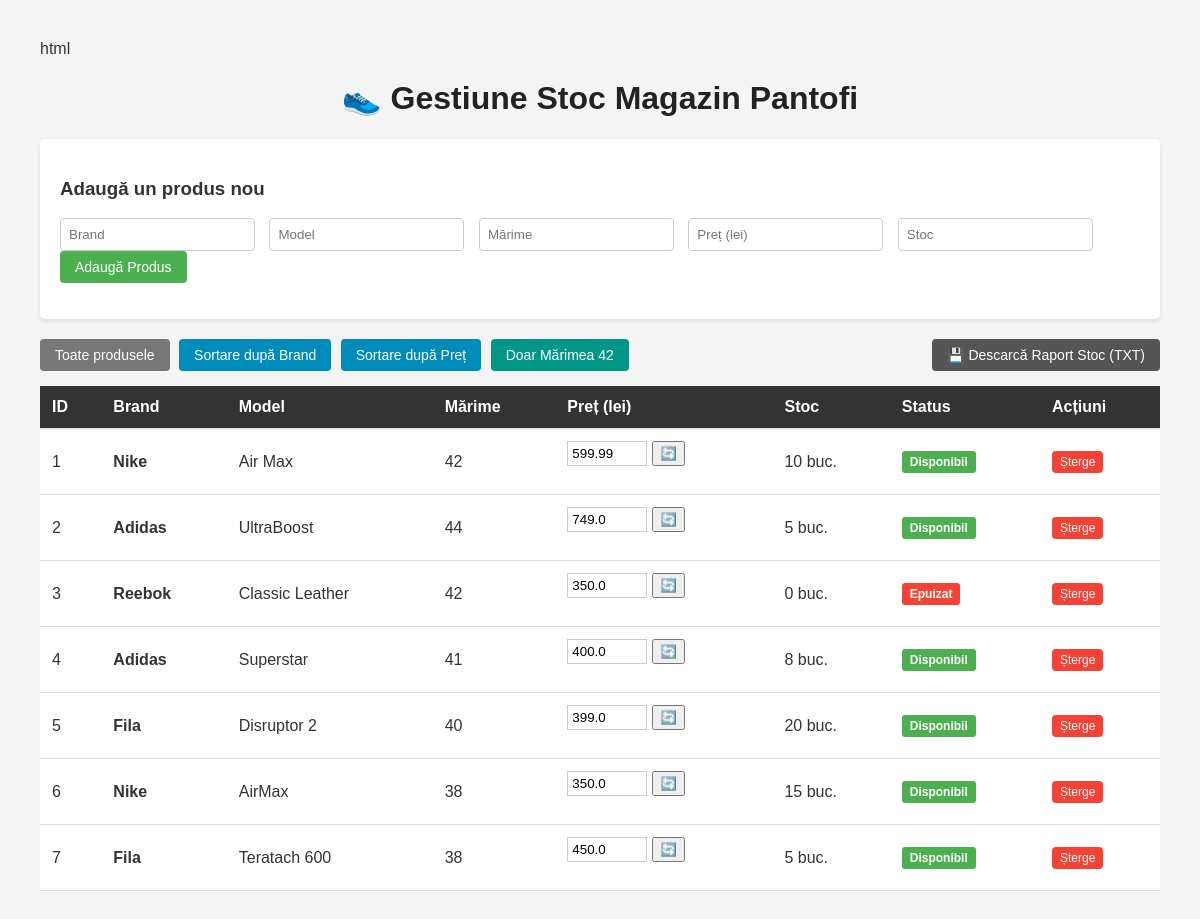
Before: / with the older database file.
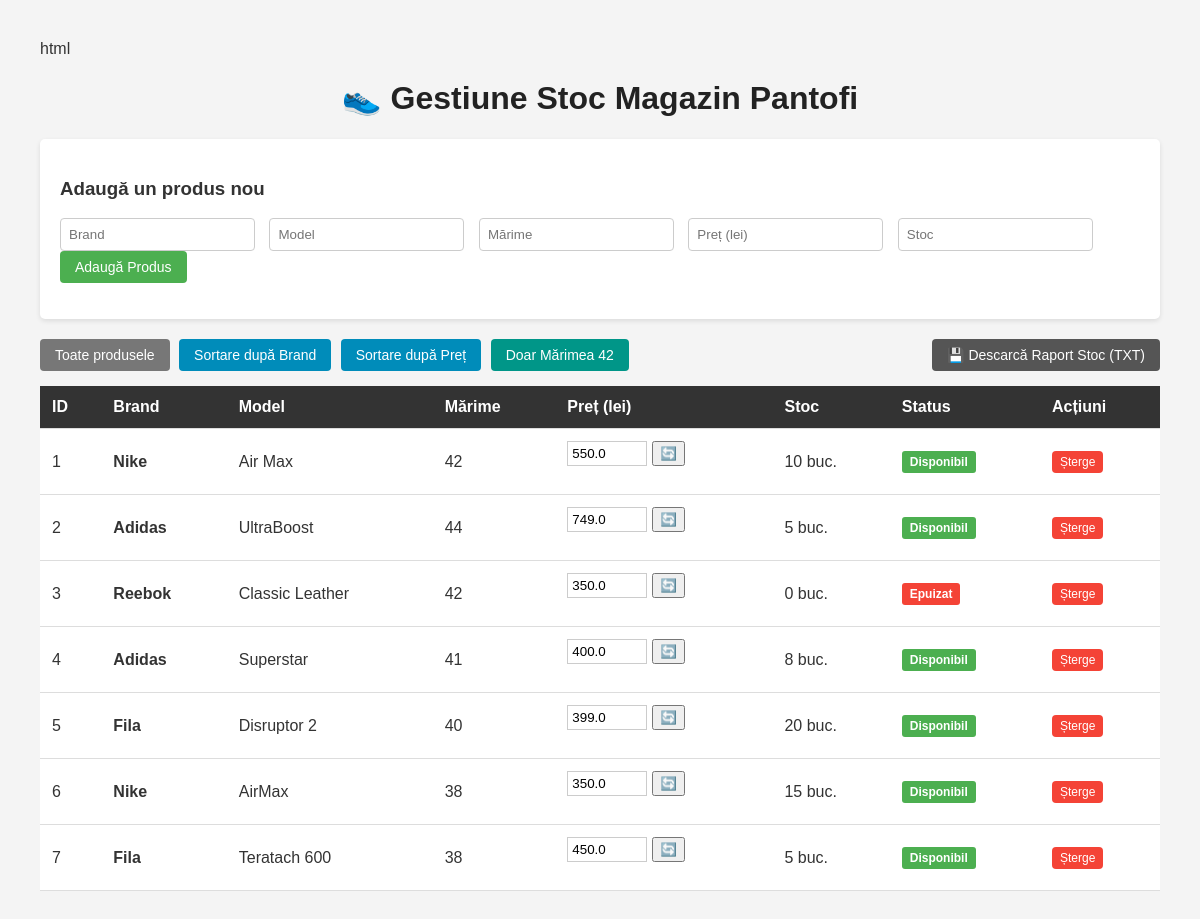
After: the same page with the newer database file.
### database.py (models this page shows)
class Pantof(Base):
    __tablename__ = "pantofi"
    id: int = Column(Integer, primary_key=True, index=True)
    model: str = Column(String, nullable=False)
    brand: str = Column(String, nullable=False)
    marime: int = Column(Integer, nullable=False)
    pret: float = Column(Float, nullable=False)
    stoc: int = Column(Integer, default=0)
    este_disponibil: bool = Column(Boolean, default=True)

### app.py (the view)
@app.route("/")
def index():
    sort_param = request.args.get('sort')
    filtru_param = request.args.get('filtru')
    produse = crud.obtine_produse(sort_param, filtru_param)
    return render_template("index.html", produse=produse)

### crud.py (called while the page is built)
def obtine_produse(sort_param: Optional[str] = None, filtru_param: Optional[str] = None) -> List[Pantof]:
    session = SessionLocal()
    query = session.query(Pantof)
    if filtru_param:
        query = query.filter(Pantof.marime == int(filtru_param))
    if sort_param == 'brand':
        query = query.order_by(Pantof.brand)
    elif sort_param == 'pret_desc':
        query = query.order_by(Pantof.pret.desc())
    produse = query.all()
    session.close()
    return produse

### templates/index.html (shortened to what this page needs)
<!DOCTYPE html>
<html lang="ro">
<head>
</head>
<body>
    <h1>👟 Gestiune Stoc Magazin Pantofi</h1>
    <div class="box">
        <h3>Adaugă un produs nou</h3>
        <form action="/adauga" method="POST" class="form-inline">
            <input type="text" name="brand" placeholder="Brand" required>
            <input type="text" name="model" placeholder="Model" required>
            <input type="number" name="marime" placeholder="Mărime" required>
            <input type="number" step="0.01" name="pret" placeholder="Preț (lei)" required>
            <input type="number" name="stoc" placeholder="Stoc" required>
            <button type="submit" class="btn btn-success">Adaugă Produs</button>
        </form>
    </div>
    <div class="actions-nav">
        <div>
            <a href="/" class="btn btn-primary" style="background-color: #777;">Toate produsele</a>
            <a href="/?sort=brand" class="btn btn-primary">Sortare după Brand</a>
            <a href="/?sort=pret_desc" class="btn btn-primary">Sortare după Preț</a>
            <a href="/?filtru=42" class="btn btn-primary" style="background-color: #009688;">Doar Mărimea 42</a>
        </div>
        <a href="/raport" class="btn btn-dark">💾 Descarcă Raport Stoc (TXT)</a>
    </div>
    <table>
        <thead>
            <tr>
                <th>ID</th>
                <th>Brand</th>
                <th>Model</th>
                <th>Mărime</th>
                <th>Preț (lei)</th>
                <th>Stoc</th>
                <th>Status</th>
                <th>Acțiuni</th>
            </tr>
        </thead>
        <tbody>
            {% for p in produse %}
            <tr>
                <td>{{ p.id }}</td>
                <td><strong>{{ p.brand }}</strong></td>
                <td>{{ p.model }}</td>
                <td>{{ p.marime }}</td>
                <td>
                    <form action="/update/{{ p.id }}" method="POST" style="display: inline-flex;">
                        <input type="number" step="0.01" name="pret_nou" value="{{ p.pret }}" style="width: 80px; padding: 4px; border: 1px solid #ccc;">
                        <button type="submit" style="margin-left: 5px; cursor: pointer;">🔄</button>
                    </form>
                </td>
                <td>{{ p.stoc }} buc.</td>
                <td>
                    {% if p.este_disponibil %}
                    <span class="badge bg-success">Disponibil</span>
                    {% else %}
                    <span class="badge bg-danger">Epuizat</span>
                    {% endif %}
                </td>
                <td>
                    <a href="/sterge/{{ p.id }}" class="btn btn-danger" style="padding: 4px 8px; font-size: 12px;">Șterge</a>
                </td>
            </tr>
            {% endfor %}
        </tbody>
    </table>
</body>
</html>

### templates/index.html (style rules this page uses)
body { font-family: Arial, sans-serif; margin: 40px; background-color: #f4f4f4; color: #333; }
h1 { text-align: center; color: #222; }
.box { background: white; padding: 20px; border-radius: 5px; margin-bottom: 20px; box-shadow: 0px 2px 5px rgba(0,0,0,0.1); }
.form-inline input { padding: 8px; margin-right: 10px; border: 1px solid #ccc; border-radius: 4px; }
.btn { padding: 8px 15px; border: none; border-radius: 4px; cursor: pointer; text-decoration: none; font-size: 14px; display: inline-block; }
.btn-success { background-color: #4CAF50; color: white; }
.btn-primary { background-color: #008CBA; color: white; margin-right: 5px; }
.btn-danger { background-color: #f44336; color: white; }
.btn-dark { background-color: #555; color: white; }
table { width: 100%; border-collapse: collapse; margin-top: 15px; background: white; }
th, td { padding: 12px; text-align: left; border-bottom: 1px solid #ddd; }
th { background-color: #333; color: white; }
.badge { padding: 4px 8px; border-radius: 3px; font-size: 12px; font-weight: bold; color: white; }
.bg-success { background-color: #4CAF50; }
.bg-danger { background-color: #f44336; }
.actions-nav { margin-bottom: 15px; display: flex; justify-content: space-between; align-items: center; }

Changed rows visible on the page:
changed Pantof "Air Max": pret_nou "599.99" → "550.0"
